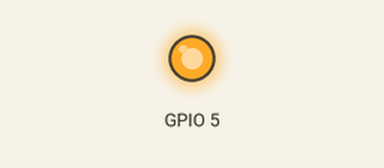
A program run on a simulated ESP32. Parts: output pins drawn as LEDs (lit = HIGH).

Above: at 0.1 s.
Timing chart, 0 to 1.6 s (numbered marks = the images above):
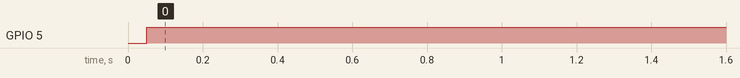

Measured:
- by itself, GPIO 5: LOW → HIGH at 0.05 s

The program:

main.cpp
```cpp
#include <Arduino.h>
#include <SPI.h>

#include <w25q64.hpp>

// #define BUTTON_PIN 15

unsigned char writeBuffer[256];
unsigned char readBuffer[256];
byte chipId[4] = "";
bool autoState;

w25q64 spiChip;

void setup() {
    // put your setup code here, to run once:
    Serial.begin(9600);
    // pinMode(BUTTON_PIN, INPUT_PULLUP);
    spiChip.begin();

    spiChip.getId(chipId);
    // Print ID
    ESP_LOGI("SETUP", "Chip ID in bytes: ");
    for (int i = 0; i < LEN_ID; i++) {
        ESP_LOGI("W25Q64", "%X ", chipId[i]);
    }

    // Menulis data ke chip W25Q64
    // memcpy(writeBuffer, "Praktisi Mengajar UPI", sizeof("Praktisi Mengajar UPI"));
    // spiChip.erasePageSector(0xFFFF);
    // spiChip.pageWrite(writeBuffer, 0xFFFF);
    // ESP_LOGI("SETUP", "Done writing");
    // delay(1000);

    // Baca hasil penulisan data di W25Q64
    ESP_LOGI("SETUP", "Start Reading...");
    spiChip.readPages(readBuffer, 0xFFFF, 1);
    ESP_LOGI("SETUP", "Data read from chip: %s", readBuffer);
}

void loop() {
}
```
